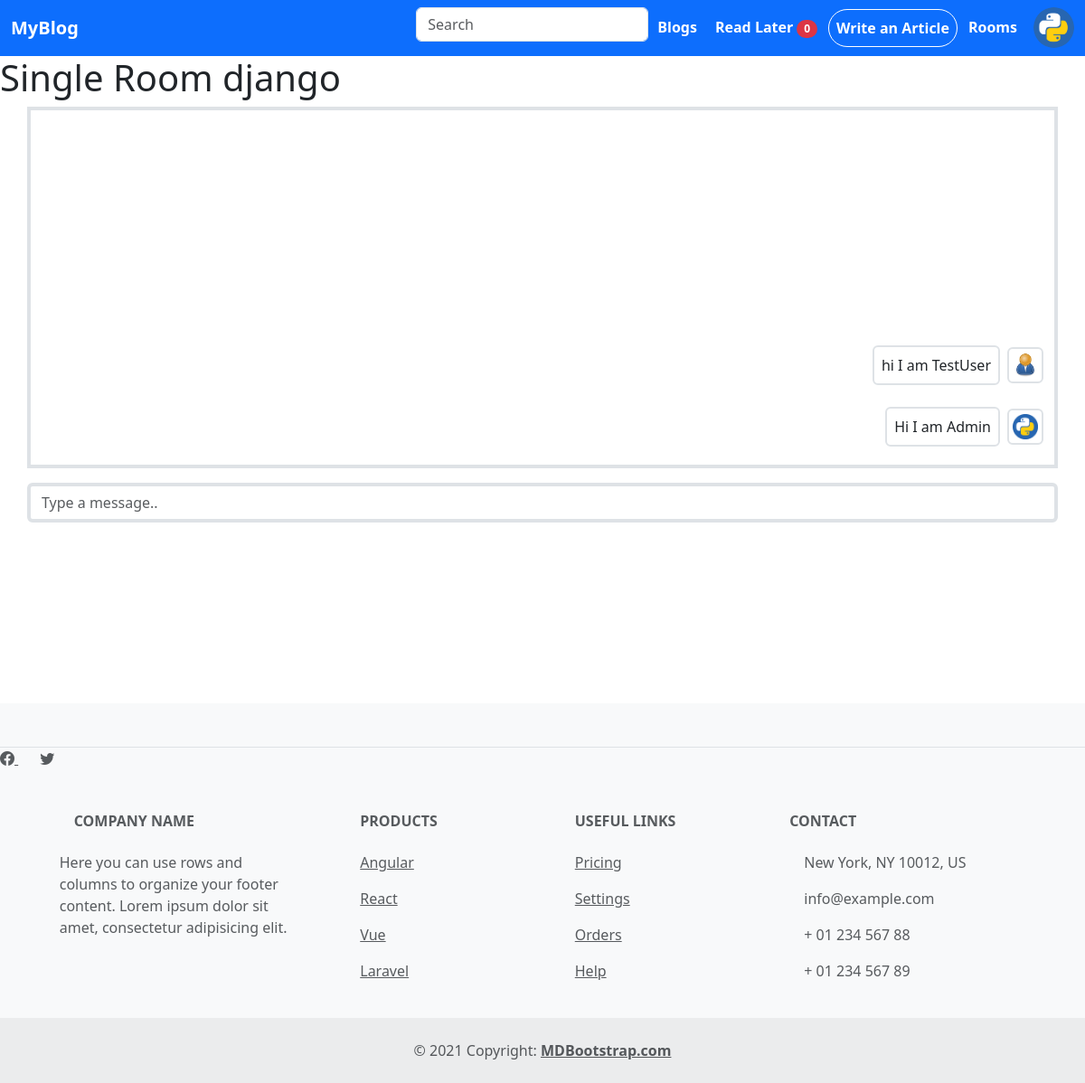
Page /room/django/ (signed in) on the committed database.
### author_profile/models.py (models this page shows, shortened)
class Author_Profile(models.Model):
    user = models.OneToOneField(User, on_delete=models.CASCADE)
    Authorname = models.CharField(max_length=255)
    Profile_image = models.ImageField(default='user-default.png', upload_to='profile/')
    username = models.CharField(max_length=255, null=True, blank=True)
    youtube = models.URLField(max_length=255, null=True, blank=True)
    instagram = models.URLField(max_length=255, null=True, blank=True)
    twitter = models.URLField(max_length=255, null=True, blank=True)
    linkedin = models.URLField(max_length=255, null=True, blank=True)
    info = models.TextField(null=True, blank=True)
    tags = models.ManyToManyField('blog_app.tags')

### blog_app/models.py (models this page shows, shortened)
class tags(models.Model):
    tagname = models.CharField(max_length=255)

class Chat(models.Model):
    group = models.ForeignKey(tags, on_delete=models.CASCADE)
    content = models.TextField()
    sender = models.ForeignKey(Author_Profile, on_delete=models.SET_NULL, null=True)

### blog_app/views.py (the view)
# urls.py: path('room/<str:roomname>/', views.room, name='room'),
def room(request, roomname):
    tag = tags.objects.get(tagname=roomname)
    c = Chat.objects.filter(group=tag)
    context = {
        'roomname': roomname,
        'chats':c
    }
    return render(request, './blog_app/room.html',context)

### blog_app/templates/blog_app/room.html (shortened to what this page needs)
{% extends 'base.html' %}
{% load static %}
{% block content %}
<h1>Single Room {{roomname}}</h1>
<div style="height: 400px;" id='chatbox' class="container d-flex flex-column-reverse overflow-auto border border-4">
    <div id="row" class="row mb-2">
    {% for chat in chats %}
      <div id="chat" class="my-1 justify-content-end d-flex align-items-center">
        <span class='m-2 border border-2 rounded-2 p-2'>{{chat.content}}</span>
        <img style="height:40px; width:40px;" src='{{chat.sender.Profile_image.url}}' class='img-thumbnail border border-2 rounded-2'>
      </div>
      {% empty %}
      <div id="chat" class="my-1 justify-content-end d-flex align-items-center">
        <span></span>
        <img>
      </div>
    {% endfor %}
    </div>
  </div>
  <input placeholder="Type a message.." class="container form-control mt-3 rounded-2 border border-4"
    id="message" rows="3"></textarea>
  <div style="height: 200px;"></div>
{% endblock content %}

### templates/base.html (shortened to what this page needs)
{% load static %}
<!DOCTYPE html>
<html lang="en">
<head>
  <link rel="stylesheet" href="https://cdn.jsdelivr.net/npm/bootstrap-icons@1.10.3/font/bootstrap-icons.css">
  <link href="https://cdn.jsdelivr.net/npm/bootstrap@5.3.0-alpha1/dist/css/bootstrap.min.css" rel="stylesheet"
>
  <link rel="stylesheet" href="{% static 'style.css' %}">
</head>
<body>
  <nav class="navbar w-100 sticky-top navbar-expand-lg bg-primary">
    <div class="container-fluid">
      <a class="navbar-brand text-white fw-bold" href="/">MyBlog</a>
      <div class="collapse navbar-collapse justify-content-end" id="navbarSupportedContent">
        <ul class="navbar-nav">
          <li class="nav-item">
            <form class="row g-3" action="{% url 'query' %}" method="post">
              <div class="col-auto">
                <input type="text" name='query' class="form-control" placeholder="Search">
              </div>
            </form>
          </li>
          <li class="nav-item">
            <a class="nav-link" aria-current="page" href="{% url 'blogs' %}">Blogs</a>
          </li>
          <li class="nav-item">
            <a class="nav-link" href="{% url 'read_later' %}">Read Later <span
                class="badge rounded-pill badge-notification bg-danger">{{request.session.idsession |length}}</span></a>
          </li>
        {% if request.user.is_authenticated %}
          <li class="nav-item">
            <a class="nav-link p-2 d-inline-block border border-white rounded-pill" href="{% url 'create_blog' %}">Write
              an Article</a>
          </li>
          <li class="nav-item">
            <a class="nav-link" aria-current="page" href="{% url 'rooms' %}">Rooms</a>
          </li>
          <li class="nav-item dropdown ms-2 dropstart">
            <img class="navimg dropdown-toggle rounded-circle" width="45" height="45" src="{{request.user.author_profile.Profile_image.url}}"
              data-bs-toggle="dropdown" aria-expanded="false">
          </li>
        {% endif %}
        </ul>
      </div>
    </div>
  </nav>
  {% block content %}
  {% endblock content %}
  <footer class="text-center text-lg-start bg-light text-muted">
    <section class="d-flex justify-content-center justify-content-lg-between p-4 border-bottom"></section>
    <div>
      <a href="" class="me-4 text-reset">
        <i class="bi bi-facebook"></i>
      </a>
      <a href="" class="me-4 text-reset">
        <i class="bi bi-twitter"></i>
      </a>
    </div>
    <section class="">
      <div class="container text-center text-md-start mt-5">
        <div class="row mt-3">
          <div class="col-md-3 col-lg-4 col-xl-3 mx-auto mb-4">
            <h6 class="text-uppercase fw-bold mb-4">
              Company name
            </h6>
            <p>
              Here you can use rows and columns to organize your footer content. Lorem ipsum
              dolor sit amet, consectetur adipisicing elit.
            </p>
          </div>
          <div class="col-md-2 col-lg-2 col-xl-2 mx-auto mb-4">
            <h6 class="text-uppercase fw-bold mb-4">
              Products
            </h6>
            <p>
              <a href="#!" class="text-reset">Angular</a>
            </p>
            <p>
              <a href="#!" class="text-reset">React</a>
            </p>
            <p>
              <a href="#!" class="text-reset">Vue</a>
            </p>
            <p>
              <a href="#!" class="text-reset">Laravel</a>
            </p>
          </div>
          <div class="col-md-3 col-lg-2 col-xl-2 mx-auto mb-4">
            <h6 class="text-uppercase fw-bold mb-4">
              Useful links
            </h6>
            <p>
              <a href="#!" class="text-reset">Pricing</a>
            </p>
            <p>
              <a href="#!" class="text-reset">Settings</a>
            </p>
            <p>
              <a href="#!" class="text-reset">Orders</a>
            </p>
            <p>
              <a href="#!" class="text-reset">Help</a>
            </p>
          </div>
          <div class="col-md-4 col-lg-3 col-xl-3 mx-auto mb-md-0 mb-4">
            <h6 class="text-uppercase fw-bold mb-4">Contact</h6>
            <p> New York, NY 10012, US</p>
            <p>
              info@example.com
            </p>
            <p> + 01 234 567 88</p>
            <p> + 01 234 567 89</p>
          </div>
        </div>
      </div>
    </section>
    <div class="text-center p-4" style="background-color: rgba(0, 0, 0, 0.05);">
      © 2021 Copyright:
      <a class="text-reset fw-bold" href="https://mdbootstrap.com/">MDBootstrap.com</a>
    </div>
  </footer>
</body>
</html>

### static/style.css (style rules this page uses)
.nav-link { color: white; font-weight:700; margin: 2px; }
.navimg { cursor: pointer; }

### rows in the picture
tags: tagname "django"
Chat: content "hi I am TestUser", sender.Profile_image (placeholder picture)
Chat: content "Hi I am Admin", sender.Profile_image (picture)

### other values in the picture
{{ request.session.idsession |length }} "0"
